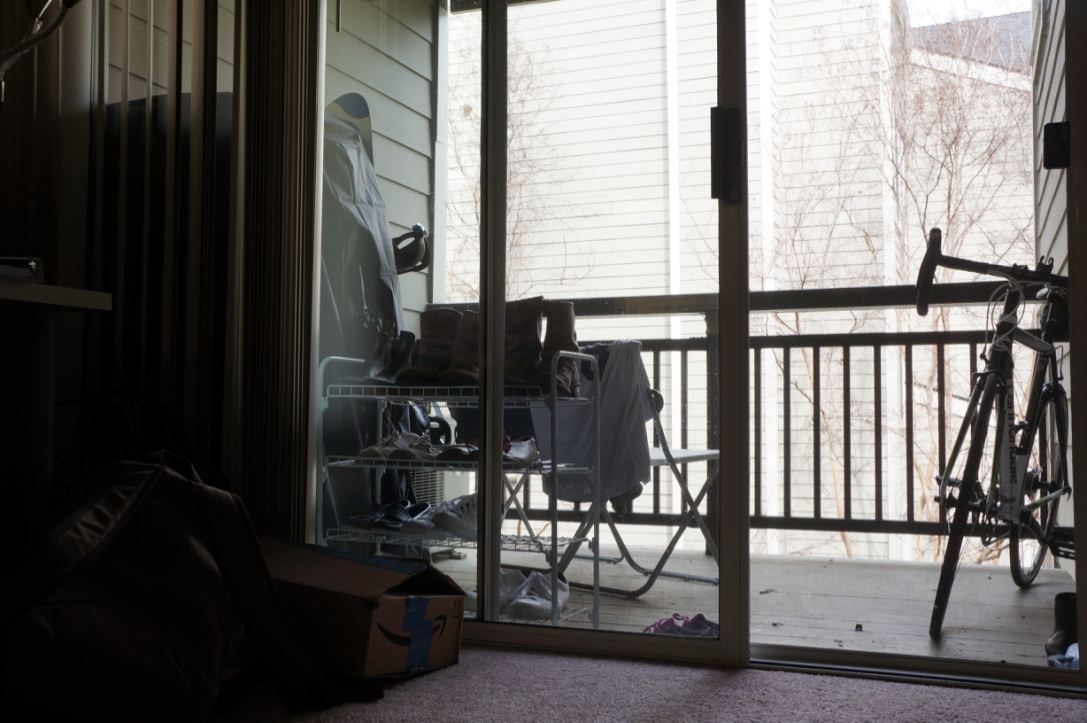
#> input picture sample2-03.jpg, 1087 x 723 px, given in place of best (2).jpg, which was not available
$ jupyter execute ch12_notebook.ipynb
#> lines starting #> are read from the running program, lines starting #| are printed output that depends on the picture; pictures that were not available may be replaced by others from this repository, and a replacement may not be noted
[cell 1]
from PIL import Image
from pylab import *
# import matplotlib.pyplot as pl
# read image to array
im = array(Image.open('C:/Users/cnsl/Documents/COMPUTER VISION/ch12_notebook/best (2).jpg'))
#> im is the input picture: shape (723, 1087, 3); mean R, G, B 100.4, 98.1, 96
# plot the image
imshow(im)
# some points
x = [100,100,1300,1300]
y = [200,500,200,500]
# plot the points with red star-markers
plot(x,y,'r*')
# line plot connecting the first two points
plot(x[:2],y[:2])
# add title and show the plot
title('Plotting: "best (1).jpg"')
show()
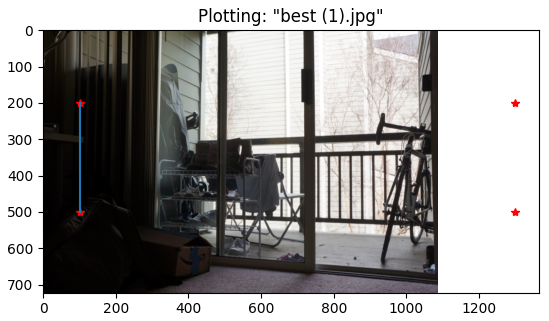
#> figure drawn by matplotlib, 1 panel
#plot(x,y) # default blue solid line
#plot(x,y,’r*’) # red star-markers
#plot(x,y,’go-’) # green line with circle-markers
#plot(x,y,’ks:’) # black dotted line with square-markers

[cell 2]
# read image to array
im = array(Image.open('C:/Users/cnsl/Documents/COMPUTER VISION/ch12_notebook/best (2).jpg').convert('L'))
#> im: shape (723, 1087)
# create a new figure
figure()
# don’t use colors
gray()
imshow(im)
figure()
# show contours with origin upper left corner
contour(im, origin='image')
axis('equal')
axis('off')
show()
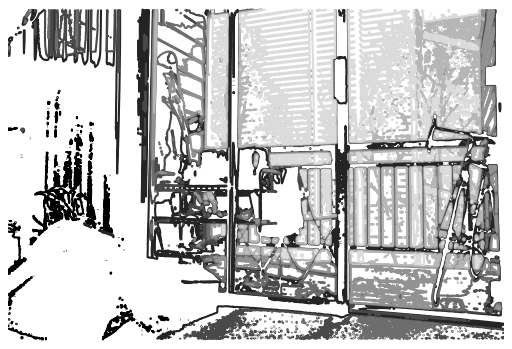
#> figure drawn by matplotlib, 1 panel

[cell 3]
figure()
hist(im.flatten(),128)
show()
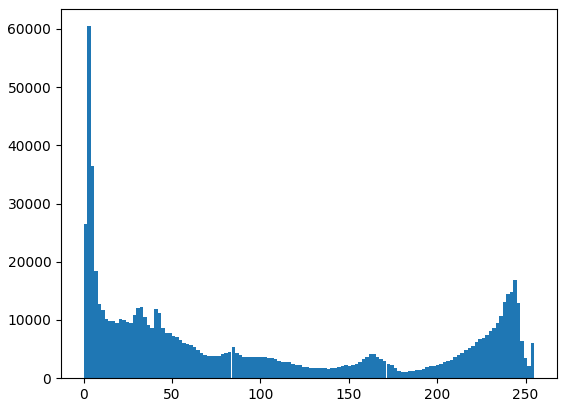
#> figure drawn by matplotlib, 1 panel; tallest bar 60457 high, from x = 1.99 to 3.98
